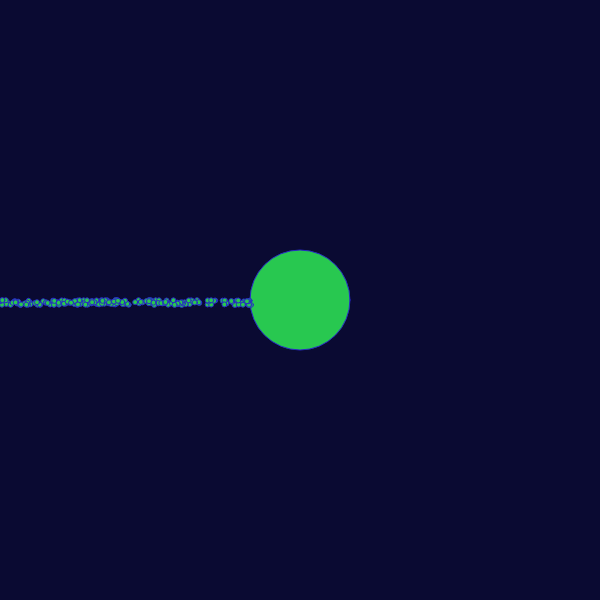
Frame 1 (no input)
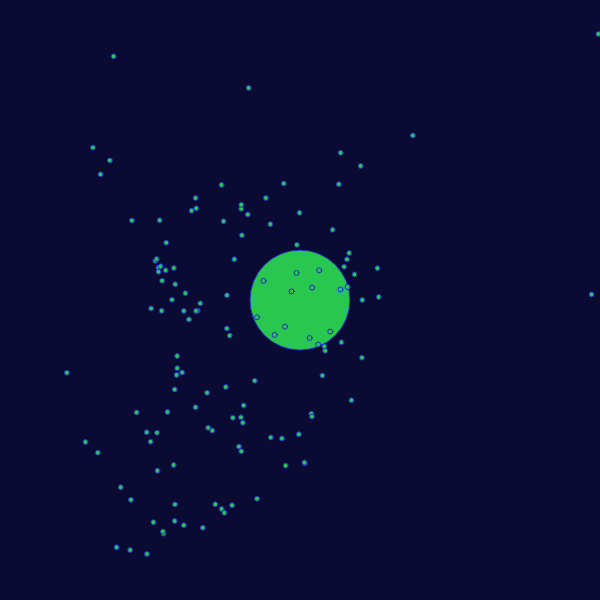
Frame 60 (no input)
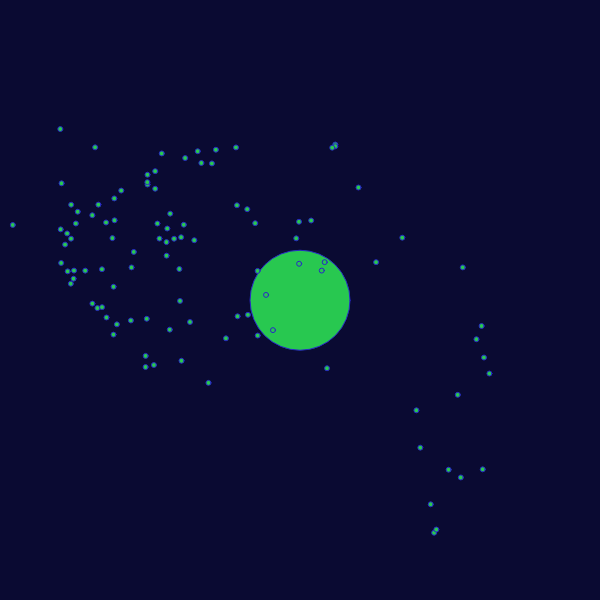
Frame 120 (the mouse pressed at the canvas centre since frame 60)

The p5.js sketch that drew these frames (run headless with seeded random() and noise() and a simulated clock; from frame 60 on, the mouse is pressed at the canvas centre):

// p5.js sketch
// ── sketch.js
"use strict";


let bodies = [];

function setup() {
  createCanvas(600, 600);
  let a = new Body(createVector(300, 300), 6000, createVector(0, 0));
  a.setR(100);

  bodies.push(a);


  for(let i = 0; i < 200; i++) {
    let v = random()*5;
    let b = new Body(createVector(random(250), 300), 0.002, createVector(0, v));
    b.setR(5);
    bodies.push(b);
  }
  background(10, 10, 50, 255);

}

function draw() {
  background(10, 10, 50, 255);

  let bCopy = bodies.slice();
  let a;
  while(a = bCopy.pop()) {
    bCopy.forEach(b => {
      let d = p5.Vector.sub(a.pos, b.pos);
      // calculate forces between a and b, apply to both;
      let f = (a.mass*b.mass)/(d.mag()**2);
      let d2 = p5.Vector.sub(b.pos, a.pos);
      d.setMag(f);
      d2.setMag(f);
      a.applyForce(d2);
      b.applyForce(d);
    })
  }

  bodies.forEach(b => {
    if(!b.update()) {
      // TODO: remove from list or spawn new
    }
    b.draw();
  });
}
// ── body.js
"use strict";

const DT = 0.1;

class Body {
  constructor(pos, mass, v, universe) {
    this.pos = pos || createVector(0, 0);
    this.mass = mass;
    this.v = v || createVector(0, 0);
    this.r = this.mass;
    this.a = createVector(0, 0);
    this.universe = universe;
  }

  setR(r) {
    this.r = r;
  }

  update() {
    this.v.add(this.a);
    this.pos.add(this.v);
    this.a.mult(0);
    if (this.pos.x < 0
        || this.pos.x > width
        || this.pos.y < 0
        || this.pos.y > height) {
      return false;
    }
    return true;
  }

  applyForce(force) {
    this.a.add(force.div(this.mass));
  }

  draw() {
    stroke(40, 40, 200);
    fill(40, 200, 80);
    ellipse(this.pos.x, this.pos.y, this.r);
  }
}

if (typeof module !== 'undefined') {
  module.exports = Body;
}
